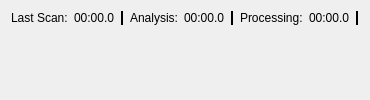
       <widget class="QWidget" name="timerContainerWidget" native="true">
        <property name="enabled">
         <bool>true</bool>
        </property>
        <layout class="QVBoxLayout" name="timerContainer">
         <item>
          <layout class="QHBoxLayout" name="timerLayout">
           <item>
            <widget class="QLabel" name="lastScanLabel">
             <property name="text">
              <string>Last Scan:</string>
             </property>
             <property name="class" stdset="0">
              <string>Title</string>
             </property>
            </widget>
           </item>
           <item>
            <widget class="QLabel" name="lastScanTimer">
             <property name="text">
              <string>00:00.0</string>
             </property>
             <property name="class" stdset="0">
              <string>APTimer</string>
             </property>
            </widget>
           </item>
           <item>
            <widget class="Line" name="lastScanSeparator">
             <property name="sizePolicy">
              <sizepolicy hsizetype="Fixed" vsizetype="Minimum">
               <horstretch>0</horstretch>
               <verstretch>0</verstretch>
              </sizepolicy>
             </property>
             <property name="frameShadow">
              <enum>QFrame::Plain</enum>
             </property>
             <property name="lineWidth">
              <number>2</number>
             </property>
             <property name="orientation">
              <enum>Qt::Vertical</enum>
             </property>
             <property name="class" stdset="0">
              <string>TimerLine</string>
             </property>
            </widget>
           </item>
           <item>
            <widget class="QLabel" name="analysisLabel">
             <property name="text">
              <string>Analysis:</string>
             </property>
             <property name="class" stdset="0">
              <string>Title</string>
             </property>
            </widget>
           </item>
           <item>
            <widget class="QLabel" name="analysisTimer">
             <property name="text">
              <string>00:00.0</string>
             </property>
             <property name="class" stdset="0">
              <string>APTimer</string>
             </property>
            </widget>
           </item>
           <item>
            <widget class="Line" name="analysisSeparator">
             <property name="sizePolicy">
              <sizepolicy hsizetype="Fixed" vsizetype="Minimum">
               <horstretch>0</horstretch>
               <verstretch>0</verstretch>
              </sizepolicy>
             </property>
             <property name="frameShadow">
              <enum>QFrame::Plain</enum>
             </property>
             <property name="lineWidth">
              <number>2</number>
             </property>
             <property name="orientation">
              <enum>Qt::Vertical</enum>
             </property>
             <property name="class" stdset="0">
              <string>TimerLine</string>
             </property>
            </widget>
           </item>
           <item>
            <widget class="QLabel" name="processingLabel">
             <property name="text">
              <string>Processing:</string>
             </property>
             <property name="class" stdset="0">
              <string>Title</string>
             </property>
            </widget>
           </item>
           <item>
            <widget class="QLabel" name="processingTimer">
             <property name="text">
              <string>00:00.0</string>
             </property>
             <property name="class" stdset="0">
              <string>APTimer</string>
             </property>
            </widget>
           </item>
           <item>
            <widget class="Line" name="processingSeparator">
             <property name="sizePolicy">
              <sizepolicy hsizetype="Fixed" vsizetype="Minimum">
               <horstretch>0</horstretch>
               <verstretch>0</verstretch>
              </sizepolicy>
             </property>
             <property name="frameShadow">
              <enum>QFrame::Plain</enum>
             </property>
             <property name="lineWidth">
              <number>2</number>
             </property>
             <property name="orientation">
              <enum>Qt::Vertical</enum>
             </property>
             <property name="class" stdset="0">
              <string>TimerLine</string>
             </property>
            </widget>
           </item>
          </layout>
         </item>
         <item>
          <spacer name="timersVerticalSpacer">
           <property name="orientation">
            <enum>Qt::Vertical</enum>
           </property>
           <property name="sizeType">
            <enum>QSizePolicy::Expanding</enum>
           </property>
           <property name="sizeHint" stdset="0">
            <size>
             <width>13</width>
             <height>13</height>
            </size>
           </property>
          </spacer>
         </item>
        </layout>
       </widget>
